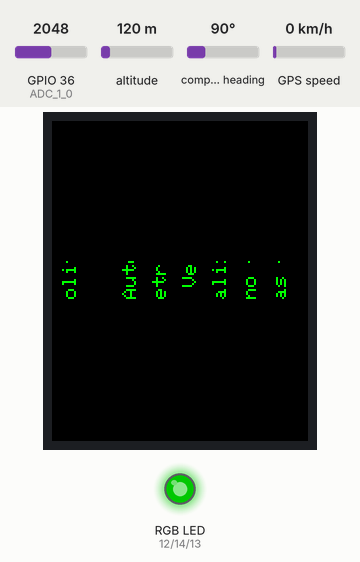
A sketch run on a simulated ESP32. On the bench: 128×160 colour display, an RGB LED mixed from three pins (HIGH = lit). The inputs (shaded band) are chosen by the test bench; at power-on: GPIO 36 (ADC_1_0) = 2048, altitude 120 m, compass heading 90°, GPS speed 0 km/h (analog values on the 0–4095 scale). Dim RGB values are drawn brighter than linear; the GPS gets a fix after 3 s at 37.7749, -122.4194 with 8 satellites.

Above: at 0.4 s.
1.4 s: GPIO 36 (ADC_1_0) set to 2996
3.0 s: GPIO 36 (ADC_1_0) set to 3083
4.5 s: GPIO 36 (ADC_1_0) set to 1228
At 6.5 s:
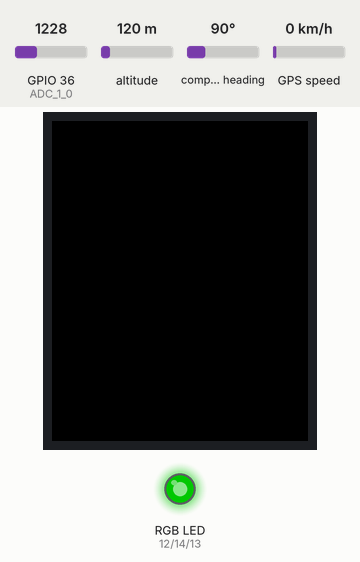
Timing chart, 0 to 8.0 s (numbered marks = the images above; inputs shaded):
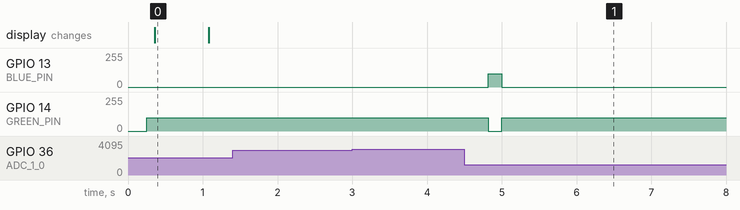

The sketch:

SEEV_ProjectoV1.ino
```cpp
/*
 Nome ALUNO A - José Catarino
 Nome ALUNO B - Filipe Letras
 IPLEIRIA - Instituto Politécnico de Leiria
 ESTG - Escola Superior de Tecnologia e Gestão
 LEAU- Licenciatura em Engenharia Automóvel
 SEEV - Sistemas Elétricos e Eletrónicos de Veículos

 TP2: Pretende-se neste trabalho prático a implementação de um algoritmo que obtenha os valores de um
 potenciómetro e coordenadas GPS. Estes dados serão adquiridos e processados por um Microcontrolador do
 tipo ESP32, e mostrados num ecrã tipo TFT, de modo a caracterizar o pavimento com diferentes
 intensidades e cores de LED.

 LINK YOUTUBE: https://www.youtube.com/watch?v=f_vLrGs9cXw

*/

//Inclusão das bibiliotecas
#include "Arduino.h"
#include <SPI.h>
#include <Adafruit_GFX.h>
#include "Adafruit_ST7735.h"
#include <TinyGPS++.h>

//Debug do Core 1
//#define DEBUG_PRINT1

//Debug do Core 0
//#define DEBUG_PRINT0

//Configuração do ADC
#define ADC_1_0 36
#define ADC_RESOLUTION 12
#define VREF_PLUS 3.3
#define VREF_MINUS 0.0

//Pinos do LED RGB
#define RED_PIN 12
#define GREEN_PIN 14
#define BLUE_PIN 13

//Configuração do GPS
#define GPS_BAUDRATE 9600
TinyGPSPlus gps;

//Criação da estrutura para os dados enviados pelo GPS
typedef struct {
	int erro;
	float latitude;
	float longitude;
	float altitude;
	float velocidade;
	/*int year;
	 int month, day, hour, minute, second; //Acabou por não ser usado*/
} GPSData;

//Configuração do Ecrã TFT
#define TFT_CS 5
#define TFT_RST 22
#define TFT_DC 4
#define TFT_MOSI 23
#define TFT_CLK 18

//Funções das tarefas
void vTaskFunctionADC(void *pvParameters);
void vTaskFunctionGPS(void *pvParameters);
void vTaskFunctionApresentacao(void *pvParameters);
void vTaskFunctionLCD(void *pvParameters);
void vTaskFunctionBrain(void *pvParameters);

//Criação do objecto para o TFT
Adafruit_ST7735 tft = Adafruit_ST7735(TFT_CS, TFT_DC, TFT_MOSI, TFT_CLK,
TFT_RST);

//Criação das Queues e Semáforos
QueueHandle_t xQueue_GPS, xQueue_ADC, xQueue_BRAIN;
SemaphoreHandle_t xSemaphore; // Permite o acesso ao estado de anomalia

//Definição do valor mínimo que causa uma anomalia
int diff_anomalia = 1000;

//Definição dos valores para a intensidade
int int_baixa = 1500, int_media = 2000, int_alta = 2500;

/*-------------------------------------CONFIGURAÇÃO-------------------------------------*/

void setup() {

	//Inicialização das portas série
	Serial.begin(115200);
	Serial2.begin(GPS_BAUDRATE);

#ifdef DEBUG_PRINT1
	Serial.println("--- Inicio Setup ---");
#endif

	//Definição da tarefa setup para a prioridade máxima disponível
	vTaskPrioritySet(NULL, configMAX_PRIORITIES - 1);

	//Configuração do ADC
	analogReadResolution(ADC_RESOLUTION);

	//Inicialização do ecrã
	tft.initR(INITR_BLACKTAB);
	//Rotação do ecrã igual a 0 graus
	tft.setRotation(1);

	//Definição dos pinos do LED como output (saída)
	pinMode(RED_PIN, OUTPUT);
	pinMode(GREEN_PIN, OUTPUT);
	pinMode(BLUE_PIN, OUTPUT);
	//Estado inicial do LED é desligado
	digitalWrite(RED_PIN, LOW);
	digitalWrite(GREEN_PIN, LOW);
	digitalWrite(BLUE_PIN, LOW);

	//Criação das Queues
	xQueue_GPS = xQueueCreate(1, sizeof(GPSData));
	xQueue_ADC = xQueueCreate(1, sizeof(int));
	xQueue_BRAIN = xQueueCreate(1, sizeof(int));

	//Criação do Semáforo
	xSemaphore = xSemaphoreCreateBinary();

	//Criação das Tarefas
	xTaskCreatePinnedToCore(vTaskFunctionApresentacao, "Task Apresentacao",
			4096,
			NULL, 5, NULL, 1);

	xTaskCreatePinnedToCore(vTaskFunctionBrain, "Task Brain", 1024, NULL, 4,
	NULL, 1);

	xTaskCreatePinnedToCore(vTaskFunctionADC, "Task ADC", 1024, NULL, 1, NULL,
			0);
	xTaskCreatePinnedToCore(vTaskFunctionGPS, "Task GPS", 2048, NULL, 3, NULL,
			1);

	xTaskCreatePinnedToCore(vTaskFunctionLCD, "Task LCD", 4096,
	NULL, 2, NULL, 1);

#ifdef DEBUG_PRINT1
	Serial.println("--- Fim Setup ---");
#endif
}

/*-----------------------------------------------------------------------------------*/

/*-------------Tarefa responsável pela apresentação do trabalho e alunos-------------*/

void vTaskFunctionApresentacao(void *pvParameters) {
#ifdef DEBUG_PRINT1
	Serial.println("--- Inicio Apresentacao ---");
#endif

	TickType_t xLastWakeTime;

	//Define o fundo do ecrã como preto, a cor da letra como verde e o tamanho como 1
	tft.fillScreen(ST7735_BLACK);
	tft.setTextColor(ST7735_GREEN, ST7735_BLACK);
	tft.setTextSize(1);

	//Mostra a informação
	tft.setCursor(5, 5);
	tft.print("Instituto Politecnico");
	tft.setCursor(5, 20);
	tft.print("de Leiria");
	tft.setCursor(5, 35);
	tft.print("Engenharia Automovel");
	tft.setCursor(5, 50);
	tft.print("Sistemas Eletricos e");
	tft.setCursor(5, 65);
	tft.print("Eletronicos Veiculos ");
	tft.setCursor(5, 80);
	tft.print("Trabalho realizado por:");
	tft.setCursor(5, 95);
	tft.print("Jose Catarino - 2191570");
	tft.setCursor(5, 110);
	tft.print("Filipe Letras - 2192504");

	//Ciclo para aumentar o tempo da apresentação
	for (int index_i = 0; index_i < 5000; index_i++) {
		tft.setCursor(0, 0);
		tft.setTextColor(ST7735_BLACK, ST7735_BLACK);
		tft.print(".");
	}

	//Aguarda 1s
	vTaskDelayUntil(&xLastWakeTime, (1000 / portTICK_PERIOD_MS));

	//Limpa o ecrã
	tft.fillScreen(ST7735_BLACK);

#ifdef DEBUG_PRINT1
	Serial.println("--- Fim Apresentacao ---");
#endif

	//Mata a tarefa
	vTaskDelete(NULL);

}

/*-------------Tarefa responsável por lidar com a deteção de anomalias-------------*/

void vTaskFunctionBrain(void *pvParameters) {
#ifdef DEBUG_PRINT1
	Serial.println("--- Inicio Brain ---");
#endif

	TickType_t xLastWakeTime;
	int diff, val_anomalia;

	for (;;) {

		//Verifica se existe um valor na queue do ADC
		if (xQueueReceive(xQueue_ADC, &diff, 0) == pdTRUE) {

			//Envia o valor da diferença para a queue do Brain
			xQueueSendToBack(xQueue_BRAIN, &val_anomalia, 0);

#ifdef DEBUG_PRINT1
		Serial.print("Diferenca: ");
		Serial.println(diff);
#endif

			//Dá o semáforo indicando que houve uma anomalia
			xSemaphoreGive(xSemaphore);
		}

		//Repete a tarefa com uma periocidade de 200ms
		vTaskDelayUntil(&xLastWakeTime, (200 / portTICK_PERIOD_MS));
	}

#ifdef DEBUG_PRINT1
	Serial.println("--- Fim Brain ---");
#endif
}

/*-------------Tarefa responsável por ler os valores do ADC-------------*/

void vTaskFunctionADC(void *pvParameters) {
#ifdef DEBUG_PRINT0
	Serial.println("--- Inicio ADC ---");
#endif

	TickType_t xLastWakeTime;
	int ADC_Valor_1 = 0;
	int ADC_Valor_2 = 0;
	int diff = 0;

	//Valor inicial do ADC
	ADC_Valor_2 = analogRead(ADC_1_0);

	for (;;) {

		//Lê o primeiro valor do ADC
		ADC_Valor_1 = ADC_Valor_2;

		//Repete a tarefa com uma periocidade de 50ms
		vTaskDelayUntil(&xLastWakeTime, (50 / portTICK_PERIOD_MS));

		//Lê o segundo valor do ADC
		ADC_Valor_2 = analogRead(ADC_1_0);

#ifdef DEBUG_PRINT0
		Serial.println(ADC_Valor_1);
#endif

#ifdef DEBUG_PRINT0
		Serial.println(ADC_Valor_2);
#endif

		//Cálculo da diferença absoluta
		diff = abs(ADC_Valor_1 - ADC_Valor_2);

		//Verifica se esta diferença é superior ao valor mínimo definido
		if (diff > diff_anomalia) {

			//Se for superior envia o valor da diferença para a queue
			xQueueSendToBack(xQueue_ADC, &diff, 0);
		}

	}

#ifdef DEBUG_PRINT0
	Serial.println("--- Fim ADC ---");
#endif
}

/*-------------Tarefa responsável por processar os dados fornecidos pelo GPS-------------*/

void vTaskFunctionGPS(void *pvParameters) {
#ifdef DEBUG_PRINT1
	Serial.println("--- Inicio GPS ---");
#endif

	TickType_t xLastWakeTime;
	GPSData xSendStructure;
	int erro = 0;
	float latitude = 0.0, longitude = 0.0, altitude = 0.0, velocidade = 0.0;

	for (;;) {

		//Se o módulo GPS estiver a funcionar, lê e regista os valores
		if (Serial2.available() > 0) {
			if (gps.encode(Serial2.read())) {
				if (gps.location.isValid()) {
					latitude = gps.location.lat();
					longitude = gps.location.lng();
					altitude = gps.altitude.meters();

					if (gps.speed.isValid()) {
						velocidade = gps.speed.kmph();
					}
				}
			}
		}
		//Se o módulo de GPS não obtiver resposta cria um erro
		if (millis() > 5000 && gps.charsProcessed() < 10) {
			erro = 1;
		}

		//Preenche a estrutura com a informação do GPS
		xSendStructure.erro = erro;
		xSendStructure.latitude = latitude;
		xSendStructure.longitude = longitude;
		xSendStructure.altitude = altitude;
		xSendStructure.velocidade = velocidade;

		//Envia a estrutura para a queue
		xQueueSendToBack(xQueue_GPS, &xSendStructure, 0);

#ifdef DEBUG_PRINT1
		Serial.println(xSendStructure.erro);
		Serial.println(xSendStructure.latitude);
		Serial.println(xSendStructure.longitude);
		Serial.println(xSendStructure.altitude);
		Serial.println(xSendStructure.velocidade);
#endif

		//Repete a tarefa com uma periocidade de 100ms
		vTaskDelayUntil(&xLastWakeTime, (100 / portTICK_PERIOD_MS));

	}
#ifdef DEBUG_PRINT1
	Serial.println("--- Fim GPS ---");
#endif
}

/*-------------Tarefa responsável por mostrar toda a informação no ecrã-------------*/

void vTaskFunctionLCD(void *pvParameters) {
#ifdef DEBUG_PRINT1
	Serial.println("--- Inicio LCD ---");
#endif

	TickType_t xLastWakeTime;
	GPSData xReceivedStructure;
	int val_anomalia;

	for (;;) {

		//Define a rotação do ecrã para 90 graus
		tft.setRotation(2);

		//Verifica se existe um semáforo

		if (xSemaphoreTake(xSemaphore, pdMS_TO_TICKS(0)) == pdTRUE) {

			//Mostra que existe uma anomalia
			tft.fillRect(0, 90, 160, 80, ST7735_YELLOW);
			tft.setTextColor(ST7735_BLACK, ST7735_YELLOW);

			//Tamanho do texto definido para 2 para uma melhor leitura
			tft.setTextSize(2);
			tft.setCursor(10, 100);
			tft.print("Anomalia");
			tft.setCursor(10, 120);
			tft.print("Detetada");
			tft.setTextSize(1);
			tft.setCursor(10, 140);
			tft.print("Intensidade: ");

			//Recebe o valor da diferença da queue
			xQueueReceive(xQueue_BRAIN, &val_anomalia, 0);

			//Muda a cor do LED e escreve a intensidade
			if (val_anomalia <= int_baixa) {
				analogWrite(RED_PIN, 0);
				analogWrite(GREEN_PIN, 0);	// Azul
				analogWrite(BLUE_PIN, 100);
				tft.setCursor(82, 140);
				tft.print("Baixa");
			} else if (val_anomalia <= int_media) {
				analogWrite(RED_PIN, 255);
				analogWrite(GREEN_PIN, 200); // Amarelo
				analogWrite(BLUE_PIN, 0);
				tft.setCursor(82, 140);
				tft.print("Media");
			} else if (val_anomalia <= int_alta) {
				analogWrite(RED_PIN, 255);
				analogWrite(GREEN_PIN, 80); // Laranja
				analogWrite(BLUE_PIN, 0);
				tft.setCursor(82, 140);
				tft.print("Alta");
			} else {
				analogWrite(RED_PIN, 255);
				analogWrite(GREEN_PIN, 0); // Vermelho
				analogWrite(BLUE_PIN, 0);
				tft.setCursor(82, 140);
				tft.print("Critica");
			}

		}

		//Se não houver anomalia o LED acende a verde
		else {
			analogWrite(RED_PIN, 0);
			analogWrite(GREEN_PIN, 100); // Verde
			analogWrite(BLUE_PIN, 0);
		}

		//Recebe a estrutura da queue
		xQueueReceive(xQueue_GPS, &xReceivedStructure, 0);

#ifdef DEBUG_PRINT1
		Serial.println(xReceivedStructure.erro);
		Serial.println(xReceivedStructure.latitude);
		Serial.println(xReceivedStructure.longitude);
		Serial.println(xReceivedStructure.altitude);
		Serial.println(xReceivedStructure.velocidade);
#endif

		//Se houver uma má ligação do GPS entra neste if
		if (xReceivedStructure.erro == 1) {
			//Mostra uma mensagem de erro no ecrã
			  tft.fillScreen(ST7735_BLACK);
			  tft.setTextColor(ST7735_RED);
			  tft.setTextSize(2);
			  tft.setCursor(10, 40);
			  tft.print("VERIFICAR LIGACAO");
			  tft.setCursor(10, 90);
			  tft.print("REINICIAR");

			//Cria um loop infinito com o LED vermelho a piscar
			while (1) {
				analogWrite(RED_PIN, 255);
				analogWrite(GREEN_PIN, 0);
				analogWrite(BLUE_PIN, 0);
				delay(500);  //Fica acesso 500ms

				analogWrite(RED_PIN, 0);
				analogWrite(GREEN_PIN, 0);
				analogWrite(BLUE_PIN, 0);
				delay(500);  //Fica apagado 500ms
			}
		}

		else {

			//Mostra a informação do GPS no ecrã
			tft.setTextColor(ST7735_GREEN, ST7735_BLACK);
			tft.setTextSize(1);

			tft.setCursor(2, 5);
			tft.print("Latitude: ");
			tft.print(xReceivedStructure.latitude);

			tft.setCursor(2, 20);
			tft.print("Longitude: ");
			tft.print(xReceivedStructure.longitude);

			tft.setCursor(2, 35);
			tft.print("Altitude: ");
			tft.print(xReceivedStructure.altitude);
			tft.print(" m");

			tft.setCursor(2, 50);
			tft.print("Velocidade: ");
			tft.print(xReceivedStructure.velocidade);
			tft.print(" km/h");
		}

		for (int index_i = 0; index_i < 3000; index_i++) {
			tft.setCursor(128, 0);
			tft.setTextColor(ST7735_BLACK, ST7735_BLACK);
			tft.print(".");
		}

		//Limpa o ecrã
		tft.fillRect(0, 0, 128, 70, ST7735_BLACK);
		tft.fillRect(0, 90, 160, 80, ST7735_BLACK);

		//Repete a tarefa com uma periocidade de 200ms
		vTaskDelayUntil(&xLastWakeTime, (200 / portTICK_PERIOD_MS));
	}
#ifdef DEBUG_PRINT1
	Serial.println("--- Fim LCD ---");
#endif
}

/*---------------------------------------------------------------------*/

void loop() {
	vTaskDelete(NULL);
}
```

Measured:
- after the input at 1.4 s, every drawn part: stays the same
- after the input at 3.0 s, every drawn part: stays the same
- after the input at 4.5 s, GPIO 13 (BLUE_PIN): 0/255 → 100/255 after 0.32 s, → 0/255 0.18 s later; GPIO 14 (GREEN_PIN): 100/255 → 0/255 after 0.32 s, → 100/255 0.18 s later
- what the display in image 0 shows lasts 0.7 s, from 0.4 s to 1.1 s
